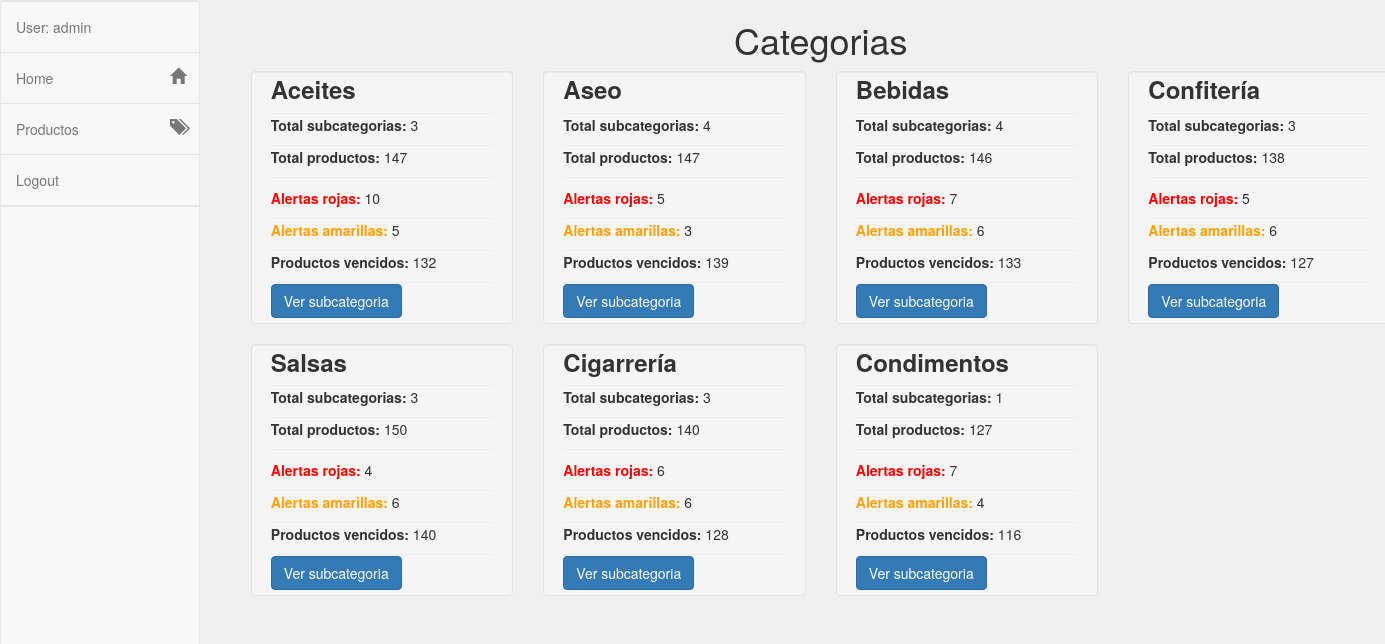
/catalog/ (signed in), run on the app's committed database.
### catalog/models.py (models this page shows, shortened)
class Category(models.Model):
    name = models.CharField(
        max_length=200,
        help_text="Ingresa la categoría"
        )

### catalog/views.py (the view)
# urls.py: path('',views.index,name='index'),
@login_required
def index(request):
	num_category = Category.objects.all()
	now = datetime.datetime.now()
	num_products = Product.objects.all()
	current_date = str(datetime.datetime.now().date())
	num_products_red_alert = {}
	num_products_yellow_alert = {}
	num_expired_products = {}
	for category in num_category:
		subcategories = category.subcategory_set.all()
		contador_products_red_alert = 0
		contador_products_yellow_alert = 0
		contador_expired_products = 0
		for subcategory in subcategories:
			products = subcategory.product_set.all()
			for product in products:
				if product.alert == product.RED_ALERT:
					contador_products_red_alert += 1
				elif product.alert == product.YELLOW_ALERT:
					contador_products_yellow_alert += 1
				else:
					contador_expired_products += 1
		num_products_red_alert[category.id] = contador_products_red_alert
		num_products_yellow_alert[category.id] = contador_products_yellow_alert
		num_expired_products[category.id] = contador_expired_products
	num_products_by_category={}
	for category in num_category:
		subcategories = category.subcategory_set.all()
		subcategory_products_num = 0
		for subcategory in subcategories:
			subcategory_products_num += subcategory.product_set.count()
		num_products_by_category[category.id] = subcategory_products_num
	context = {
		'num_products_red_alert': num_products_red_alert,
		'num_products_yellow_alert': num_products_yellow_alert,
		'num_expired_products': num_expired_products,
		'num_products_by_category': num_products_by_category,
		'current_date': current_date,
		'num_category': num_category,
		'num_products': num_products,
	}
	return render(request, 'index.html', context=context)

### catalog/models.py (called while the page is built)
    @property
    def alert(self):
        expiration_red = self.expiration_date - timedelta(days=30)
        expiration_yellow = self.expiration_date - timedelta(days=60)
        current_date = datetime.datetime.now().date()
        vencido = "vencido"
        if current_date >= self.expiration_date:
            return self.EXPIRED_PRODUCT
        elif current_date >= expiration_red:
            return self.RED_ALERT
        elif current_date >= expiration_yellow:
            return self.YELLOW_ALERT

### catalog/templates/index.html
{% extends "base_generic.html" %}
{% block content %}
<div class="container">
  <div class="row pricing">
    <h1 style=" display: flex; justify-content: center;align-items: center;margin-bottom: 1%;">Categorias</h1>
    {% for category in num_category %}
    <div class="col-md-3">
      <div class="well" style="padding-top: 0 !important;padding-bottom: 5px !important">
        <h3 style="margin-top: 4px;"><b>{{ category.name }}</b></h3>
        <hr style="margin-top: 1px !important; margin-bottom: 1px !important">
        <p>
          <b>Total subcategorias:</b>  {{category.subcategory_set.all.count}}
        </p>
        <hr style="margin-top: 1px !important; margin-bottom: 1px !important">
        {% for category_id, products_by_category in num_products_by_category.items %}
            {% if category_id == category.id %}
              <p>
                <b>Total productos:</b>  {{ products_by_category }}
              </p>
            {% endif %}
        {% endfor %}
        <hr style="margin-top: 1px !important; margin-bottom: 1px !important">
        <p>
          {% for category_id, num_total_red_alert in num_products_red_alert.items %}
              {% if category_id == category.id%}
                 <p>
                    <b style="color:red">Alertas rojas:</b> {{num_total_red_alert}}
                 </p>
              {% endif%}
            {% endfor %}
        </p>
        <hr style="margin-top: 1px !important; margin-bottom: 1px !important">
        {% for category_id, total_red_yellow_by_category in num_products_yellow_alert.items %}
          {% if category_id == category.id %}
           <p>
             <b style="color: #FFA100">Alertas amarillas:</b> {{total_red_yellow_by_category}}
           </p>
          {% endif%}
        {% endfor %}
        <hr style="margin-top: 1px !important; margin-bottom: 1px !important">
        {% for category_id, total_expired_products_by_category in num_expired_products.items %}
          {% if category_id == category.id %}
           <p>
             <b>Productos vencidos:</b> {{total_expired_products_by_category}}
           </p>
          {% endif%}
        {% endfor %}
        <hr style="margin-top: 1px !important; margin-bottom: 1px !important">
          <a href="{% url 'catalog:subcategories' category.id %}" class="btn btn-primary btn">Ver subcategoria </a>
        </div>
      </div>
      {% endfor %}
    </div>
  {% endblock %}

### catalog/templates/base_generic.html (shortened to what this page needs)
<!DOCTYPE html>
<html lang="en">
<head>
  <link href="//maxcdn.bootstrapcdn.com/bootstrap/3.3.0/css/bootstrap.min.css" rel="stylesheet" id="bootstrap-css">
  <link rel="stylesheet" type="text/css" href="https://cdn.datatables.net/1.10.19/css/jquery.dataTables.min.css">
  <link href="https://cdnjs.cloudflare.com/ajax/libs/font-awesome/4.4.0/css/font-awesome.min.css" rel='stylesheet' type='text/css'>
  {% load static %}
  <link rel="stylesheet" href="{% static 'css/style.css' %}">
</head>
<body style="background: #F0F0F0">
    <div class="row">
      {% block sidebar %}
      {% if user.is_authenticated %}
        <div class="col-sm-2">
          <nav style="height: 100vh;" class="navbar navbar-default sidebar" role="navigation">
              <div class="collapse navbar-collapse" id="bs-sidebar-navbar-collapse-1">
                <ul class="nav navbar-nav">
                  <li><a>User: {{ user.get_username }}</a></li>
                  <li ><a href="{% url 'catalog:index' %}">Home<span style="font-size:16px;" class="pull-right hidden-xs showopacity glyphicon glyphicon-home"></span></a></li>
                  <li ><a href="{% url 'catalog:products' %}">Productos<span style="font-size:16px;" class="pull-right hidden-xs showopacity glyphicon glyphicon-tags"></span></a></li>
                  {% if user.is_authenticated %}
                  <li><a data-toggle="modal" data-target="#exampleModal">Logout</a></li>
                  <li>
                  </li>
                  {% else %}
                  <li><a href="{% url 'login'%}?next={{request.path}}">Login</a></li>
                  {% endif %}
                </ul>
              </div>
            </nav>
          </div>
          {% endif  %}
          {% endblock %}
          <div class="col-sm-10 ">
            {% block content %}{% endblock %}
          </div>
        </div>
      </body>
      </html>

### catalog/templates/base_generic.html (style rules this page uses)
body,html { height: 100%; }
nav.sidebar, .main { -webkit-transition: margin 200ms ease-out; -moz-transition: margin 200ms ease-out; -o-transition: margin 200ms ease-out; transition: margin 200ms ease-out; }
@media (min-width: 765px) { nav.sidebar a { padding-right: 13px; } }
@media (min-width: 765px) { nav.sidebar .navbar-nav > li:first-child { border-top: 1px #e5e5e5 solid; } }
@media (min-width: 765px) { nav.sidebar .navbar-nav > li { border-bottom: 1px #e5e5e5 solid; } }
@media (min-width: 765px) { nav.sidebar .navbar-collapse, nav.sidebar .container-fluid { padding: 0 0px 0 0px; } }
@media (min-width: 765px) { nav.sidebar { width: 200px; height: 100%; float: left; margin-bottom: 0px; } }
@media (min-width: 765px) { nav.sidebar li { width: 100%; } }
@media (min-width: 1330px) { nav.sidebar { margin-left: 0px; float: left; } }

### data on the page
Category: name "Aceites", subcategory_set.all.count "3", num_products_by_category "147", num_products_red_alert "10", num_products_yellow_alert "5", num_expired_products "132"
Category: name "Aseo", subcategory_set.all.count "4", num_products_by_category "147", num_products_red_alert "5", num_products_yellow_alert "3", num_expired_products "139"
Category: name "Bebidas", subcategory_set.all.count "4", num_products_by_category "146", num_products_red_alert "7", num_products_yellow_alert "6", num_expired_products "133"
Category: name "Confitería", subcategory_set.all.count "3", num_products_by_category "138", num_products_red_alert "5", num_products_yellow_alert "6", num_expired_products "127"
Category: name "Salsas", subcategory_set.all.count "3", num_products_by_category "150", num_products_red_alert "4", num_products_yellow_alert "6", num_expired_products "140"
Category: name "Cigarrería", subcategory_set.all.count "3", num_products_by_category "140", num_products_red_alert "6", num_products_yellow_alert "6", num_expired_products "128"
Category: name "Condimentos", subcategory_set.all.count "1", num_products_by_category "127", num_products_red_alert "7", num_products_yellow_alert "4", num_expired_products "116"

### other printed values
{{ user.get_username }} "admin"
